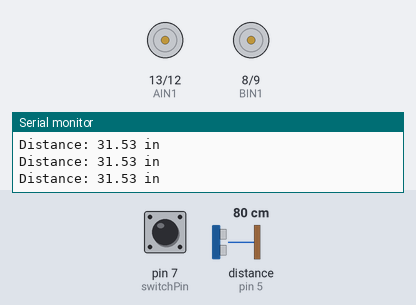
Bench run of a sketch on a simulated Arduino Uno, built with avr-gcc and run on an emulated ATmega328P. Parts: motor-driver pin pairs drawn as motors (green arrow = first pin HIGH = forward, orange = second pin HIGH = backward, longer = more drive, scaled by the enable pin), the last lines printed to the serial monitor. Wiring (inferred from the names in the program): ultrasonic range finder: trigger pin 6; echo pin 5. Inputs (shaded band) come from the test bench; at power-on: pin 7 (switchPin) HIGH, distance to the obstacle (sensor on pin 5) 80 cm. The echo pulse lasts 58.3 µs per cm.

Above: at 1.2 s.
1.3 s: pin 7 (switchPin) pulled LOW for 0.15 s
At 1.39 s:
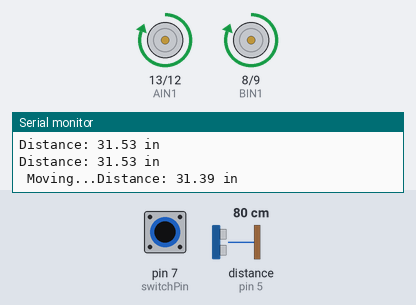
2.9 s: distance to the obstacle (sensor on pin 5) set to 2 cm
5.9 s: pin 7 (switchPin) pulled LOW for 1 s
At 6.49 s:
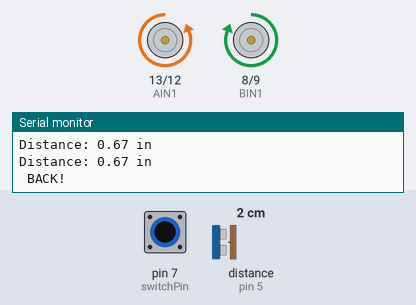
8.9 s: pin 7 (switchPin) pulled LOW for 3.2 s
At 9.2 s:
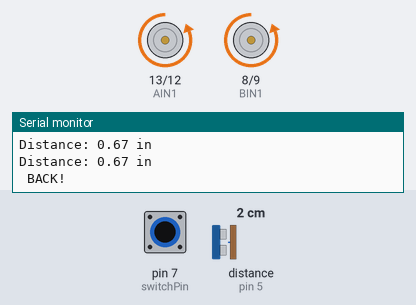
13.6 s: distance to the obstacle (sensor on pin 5) set to 4 cm
16.6 s: pin 7 (switchPin) pulsed LOW 5 times (0.12 s each, 0.3 s apart)
At 17.53 s:
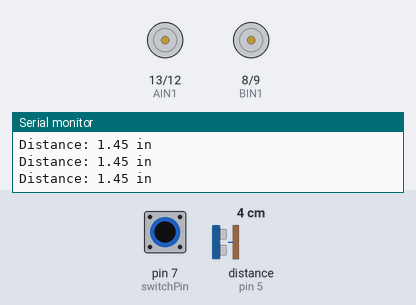
Timing chart, 0 to 19.8 s (numbered marks = the images above; inputs shaded):
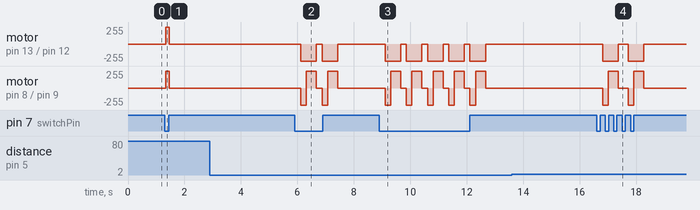

The sketch:

test.ino
```cpp
/**
 * COMP501 Computing Tech in Society 2019 S1
 *
 * Autonomous Car Project
 *
 * This program code is of a 4-wheel drive motor with a distance sensor.
 * When the switch is off, the car is still.
 * When the switch in on, the car drives forward and drives backward when it encounters an obstacle.
 *
 * @author Azimah Ali
 * @version 1.6.12
 */

#include <NewPing.h>

// distance variables
NewPing sonar(5,6); // sensor pins
const int trigPin = 6;
const int echoPin = 5;

// Motor A pins
int PWMA = 11; // speed control pin - enables motor A - right yellow
int AIN1 = 13; // control pin 1 - moves foward - right
int AIN2 = 12; // control pin 2 - moves backward - right

//Motor B pins (enabledB = enable motor, pinB2 = forward, pinB2 = backward)
int PWMB = 10; // speed control pin - enables motor B - left yellow
int BIN1 = 8; // control pin 1 - moves forward - left
int BIN2 = 9; // control pin 2 - moves backward - left

int switchPin = 7; // switch used to turn the robot on and off
float distance = 0; // variable to store the distance measured by the distance sensor

//robot behaviour variables
int backupTime = 200; // amount of time that the robot will back up when it senses an object
int turnTime = 300; // amount that the robot will turn once it has backed up

void setup()
{
  pinMode(trigPin, OUTPUT); // the pin will send ultrasonic pulses out from the distance sensor
  pinMode(echoPin, INPUT); // the pin will sense when the pulses reflect back to the distance sensor

  pinMode(switchPin, INPUT_PULLUP); // set as a pullup resistor to flip the switch

  // set motor control pins as outputs
  pinMode(AIN1, OUTPUT);
  pinMode(AIN2, OUTPUT);
  pinMode(PWMA, OUTPUT);

  pinMode(BIN1, OUTPUT);
  pinMode(BIN2, OUTPUT);
  pinMode(PWMB, OUTPUT);

  Serial.begin(9600); // begin serial communication with the computer
  Serial.print("Run forest run!");  // test the serial connection
}

void loop()
{
  // Detect distance from the distance sensor
  distance = getDistance();

  Serial.print("Distance: ");
  Serial.print(distance);
  Serial.println(" in");              // print  units

  if (digitalRead(switchPin) == LOW) { // if the on switch is flipped

    // if an object is detected
    if (distance < 10) {
      //back up and turn
      Serial.print(" ");
      Serial.print("BACK!");

      // stop for a moment
      rightMotor(0);
      leftMotor(0);
      delay(200);

      // back up
      rightMotor(-255);
      leftMotor(-255);
      delay(backupTime);

      // turn to the right
      rightMotor(-255);
      leftMotor(255);
      delay(turnTime);

   // if no obstacle is detected drive forward
    } else {
      Serial.print(" ");
      Serial.print("Moving...");
      rightMotor(255);
      leftMotor(255);
    }

  // if the switch is off then stop
  } else {
    // stop the motors
    rightMotor(0);
    leftMotor(0);
  }
 delay(50); // delays 50 milliseconds between readings
}

void rightMotor(int motorSpeed) // function for driving the right motor
{
  if (motorSpeed > 0) // postive speed when motor drives forward
  {
    digitalWrite(AIN1, HIGH); // set pin 1 to high
    digitalWrite(AIN2, LOW); // set pin 2 to low
  }
  else if (motorSpeed < 0) // negatve speed when motor drives backward
  {
    digitalWrite(AIN1, LOW); // set pin 1 to low
    digitalWrite(AIN2, HIGH); // set pin 2 to high
  }
  // if the motor should stop
  else
  {
    digitalWrite(AIN1, LOW); // set pin 1 to low
    digitalWrite(AIN2, LOW); // set pin 2 to low
  }
  analogWrite(PWMA, abs(motorSpeed)); // motor direction is set, drive it at the entered speed
}

// function for driving the left motor
void leftMotor(int motorSpeed)
{
  if (motorSpeed > 0) // postive speed when motor should drive forward
  {
    digitalWrite(BIN1, HIGH); // set pin 1 to high
    digitalWrite(BIN2, LOW);  // set pin 2 to low
  }
  else if (motorSpeed < 0) // negative speed when motor drive backward
  {
    digitalWrite(BIN1, LOW);                          // set pin 1 to low
    digitalWrite(BIN2, HIGH);                         // set pin 2 to high
  }
  else                                                // if  motor stops
  {
    digitalWrite(BIN1, LOW);                          // set pin 1 to low
    digitalWrite(BIN2, LOW);                          // set pin 2 to low
  }
  analogWrite(PWMB, abs(motorSpeed));                 // motor direction is set, drive it at the entered speed
}

// Return distance measured by the HC-SR04 distance sensor
float getDistance()
{
  float echoTime; // variable stores the time it takes for a ping to bounce off an object
  float calcualtedDistance; // variable stores the distance calculated from the echo time

  // send out an ultrasonic pulse that is 10ms long
  digitalWrite(trigPin, HIGH);
  delayMicroseconds(10);
  digitalWrite(trigPin, LOW);

  echoTime = pulseIn(echoPin, HIGH); // use the pulsein command to see how long it takes for the pulse to bounce back to the sensor

  calcualtedDistance = echoTime / 148.0; // calculate the distance of the object that reflected the pulse (half the bounce time multiplied by the speed of sound)

  return calcualtedDistance; // send back distance that was calculated
}
```

Measured:
- after the input at 1.3 s, motor on pin 13 (AIN1) / pin 12 (AIN2), motor on pin 8 (BIN1) / pin 9 (BIN2): stopped → forward 255/255 at once, → stopped 0.11 s later
- after the input at 8.9 s, motor on pin 13 (AIN1) / pin 12 (AIN2): alternates backward 255/255 for 0.55 s and stopped for 0.20 s, starting after 0.21 s; motor on pin 8 (BIN1) / pin 9 (BIN2): stopped → backward 255/255 after 0.21 s, then repeats every 0.75 s: forward 255/255 0.35 s, stopped 0.20 s, backward 255/255 0.20 s
